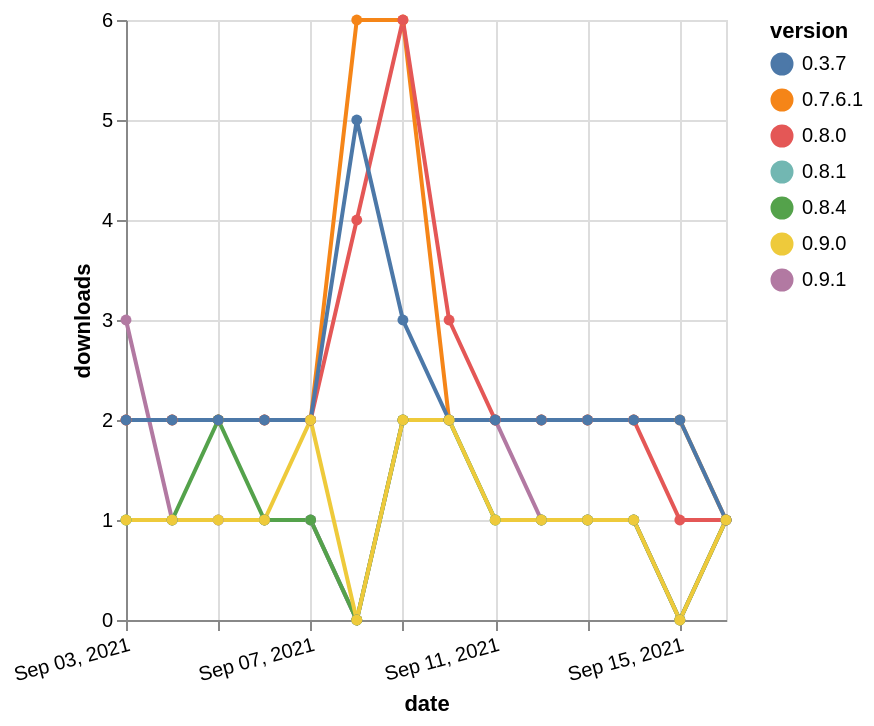

Vega-Lite specification stored for this chart:
### Vega-Lite specification from a JSON file in a GitHub repository (floating-point values rounded to 4 significant figures)
{"$schema": "https://vega.github.io/schema/vega-lite/v5.json", "description": "A simple bar chart with embedded data.", "data": {"values": [{"date": "2021-09-03", "total": 6340, "delta": 2, "version": "0.7.6.1"}, {"date": "2021-09-04", "total": 6342, "delta": 2, "version": "0.7.6.1"}, {"date": "2021-09-05", "total": 6344, "delta": 2, "version": "0.7.6.1"}, {"date": "2021-09-06", "total": 6346, "delta": 2, "version": "0.7.6.1"}, {"date": "2021-09-07", "total": 6348, "delta": 2, "version": "0.7.6.1"}, {"date": "2021-09-08", "total": 6354, "delta": 6, "version": "0.7.6.1"}, {"date": "2021-09-09", "total": 6360, "delta": 6, "version": "0.7.6.1"}, {"date": "2021-09-10", "total": 6362, "delta": 2, "version": "0.7.6.1"}, {"date": "2021-09-11", "total": 6364, "delta": 2, "version": "0.7.6.1"}, {"date": "2021-09-12", "total": 6366, "delta": 2, "version": "0.7.6.1"}, {"date": "2021-09-13", "total": 6368, "delta": 2, "version": "0.7.6.1"}, {"date": "2021-09-14", "total": 6370, "delta": 2, "version": "0.7.6.1"}, {"date": "2021-09-15", "total": 6372, "delta": 2, "version": "0.7.6.1"}, {"date": "2021-09-16", "total": 6373, "delta": 1, "version": "0.7.6.1"}, {"date": "2021-09-03", "total": 370, "delta": 1, "version": "0.8.1"}, {"date": "2021-09-04", "total": 371, "delta": 1, "version": "0.8.1"}, {"date": "2021-09-05", "total": 372, "delta": 1, "version": "0.8.1"}, {"date": "2021-09-06", "total": 373, "delta": 1, "version": "0.8.1"}, {"date": "2021-09-07", "total": 374, "delta": 1, "version": "0.8.1"}, {"date": "2021-09-08", "total": 374, "delta": 0, "version": "0.8.1"}, {"date": "2021-09-09", "total": 376, "delta": 2, "version": "0.8.1"}, {"date": "2021-09-10", "total": 378, "delta": 2, "version": "0.8.1"}, {"date": "2021-09-11", "total": 379, "delta": 1, "version": "0.8.1"}, {"date": "2021-09-12", "total": 380, "delta": 1, "version": "0.8.1"}, {"date": "2021-09-13", "total": 381, "delta": 1, "version": "0.8.1"}, {"date": "2021-09-14", "total": 382, "delta": 1, "version": "0.8.1"}, {"date": "2021-09-15", "total": 382, "delta": 0, "version": "0.8.1"}, {"date": "2021-09-16", "total": 383, "delta": 1, "version": "0.8.1"}, {"date": "2021-09-03", "total": 262, "delta": 3, "version": "0.9.1"}, {"date": "2021-09-04", "total": 263, "delta": 1, "version": "0.9.1"}, {"date": "2021-09-05", "total": 264, "delta": 1, "version": "0.9.1"}, {"date": "2021-09-06", "total": 265, "delta": 1, "version": "0.9.1"}, {"date": "2021-09-07", "total": 266, "delta": 1, "version": "0.9.1"}, {"date": "2021-09-08", "total": 266, "delta": 0, "version": "0.9.1"}, {"date": "2021-09-09", "total": 268, "delta": 2, "version": "0.9.1"}, {"date": "2021-09-10", "total": 270, "delta": 2, "version": "0.9.1"}, {"date": "2021-09-11", "total": 272, "delta": 2, "version": "0.9.1"}, {"date": "2021-09-12", "total": 273, "delta": 1, "version": "0.9.1"}, {"date": "2021-09-13", "total": 274, "delta": 1, "version": "0.9.1"}, {"date": "2021-09-14", "total": 275, "delta": 1, "version": "0.9.1"}, {"date": "2021-09-15", "total": 275, "delta": 0, "version": "0.9.1"}, {"date": "2021-09-16", "total": 276, "delta": 1, "version": "0.9.1"}, {"date": "2021-09-03", "total": 3644, "delta": 2, "version": "0.8.0"}, {"date": "2021-09-04", "total": 3646, "delta": 2, "version": "0.8.0"}, {"date": "2021-09-05", "total": 3648, "delta": 2, "version": "0.8.0"}, {"date": "2021-09-06", "total": 3650, "delta": 2, "version": "0.8.0"}, {"date": "2021-09-07", "total": 3652, "delta": 2, "version": "0.8.0"}, {"date": "2021-09-08", "total": 3656, "delta": 4, "version": "0.8.0"}, {"date": "2021-09-09", "total": 3662, "delta": 6, "version": "0.8.0"}, {"date": "2021-09-10", "total": 3665, "delta": 3, "version": "0.8.0"}, {"date": "2021-09-11", "total": 3667, "delta": 2, "version": "0.8.0"}, {"date": "2021-09-12", "total": 3669, "delta": 2, "version": "0.8.0"}, {"date": "2021-09-13", "total": 3671, "delta": 2, "version": "0.8.0"}, {"date": "2021-09-14", "total": 3673, "delta": 2, "version": "0.8.0"}, {"date": "2021-09-15", "total": 3674, "delta": 1, "version": "0.8.0"}, {"date": "2021-09-16", "total": 3675, "delta": 1, "version": "0.8.0"}, {"date": "2021-09-03", "total": 288, "delta": 1, "version": "0.8.4"}, {"date": "2021-09-04", "total": 289, "delta": 1, "version": "0.8.4"}, {"date": "2021-09-05", "total": 291, "delta": 2, "version": "0.8.4"}, {"date": "2021-09-06", "total": 292, "delta": 1, "version": "0.8.4"}, {"date": "2021-09-07", "total": 293, "delta": 1, "version": "0.8.4"}, {"date": "2021-09-08", "total": 293, "delta": 0, "version": "0.8.4"}, {"date": "2021-09-09", "total": 295, "delta": 2, "version": "0.8.4"}, {"date": "2021-09-10", "total": 297, "delta": 2, "version": "0.8.4"}, {"date": "2021-09-11", "total": 298, "delta": 1, "version": "0.8.4"}, {"date": "2021-09-12", "total": 299, "delta": 1, "version": "0.8.4"}, {"date": "2021-09-13", "total": 300, "delta": 1, "version": "0.8.4"}, {"date": "2021-09-14", "total": 301, "delta": 1, "version": "0.8.4"}, {"date": "2021-09-15", "total": 301, "delta": 0, "version": "0.8.4"}, {"date": "2021-09-16", "total": 302, "delta": 1, "version": "0.8.4"}, {"date": "2021-09-03", "total": 5108, "delta": 2, "version": "0.3.7"}, {"date": "2021-09-04", "total": 5110, "delta": 2, "version": "0.3.7"}, {"date": "2021-09-05", "total": 5112, "delta": 2, "version": "0.3.7"}, {"date": "2021-09-06", "total": 5114, "delta": 2, "version": "0.3.7"}, {"date": "2021-09-07", "total": 5116, "delta": 2, "version": "0.3.7"}, {"date": "2021-09-08", "total": 5121, "delta": 5, "version": "0.3.7"}, {"date": "2021-09-09", "total": 5124, "delta": 3, "version": "0.3.7"}, {"date": "2021-09-10", "total": 5126, "delta": 2, "version": "0.3.7"}, {"date": "2021-09-11", "total": 5128, "delta": 2, "version": "0.3.7"}, {"date": "2021-09-12", "total": 5130, "delta": 2, "version": "0.3.7"}, {"date": "2021-09-13", "total": 5132, "delta": 2, "version": "0.3.7"}, {"date": "2021-09-14", "total": 5134, "delta": 2, "version": "0.3.7"}, {"date": "2021-09-15", "total": 5136, "delta": 2, "version": "0.3.7"}, {"date": "2021-09-16", "total": 5137, "delta": 1, "version": "0.3.7"}, {"date": "2021-09-03", "total": 170, "delta": 1, "version": "0.9.0"}, {"date": "2021-09-04", "total": 171, "delta": 1, "version": "0.9.0"}, {"date": "2021-09-05", "total": 172, "delta": 1, "version": "0.9.0"}, {"date": "2021-09-06", "total": 173, "delta": 1, "version": "0.9.0"}, {"date": "2021-09-07", "total": 175, "delta": 2, "version": "0.9.0"}, {"date": "2021-09-08", "total": 175, "delta": 0, "version": "0.9.0"}, {"date": "2021-09-09", "total": 177, "delta": 2, "version": "0.9.0"}, {"date": "2021-09-10", "total": 179, "delta": 2, "version": "0.9.0"}, {"date": "2021-09-11", "total": 180, "delta": 1, "version": "0.9.0"}, {"date": "2021-09-12", "total": 181, "delta": 1, "version": "0.9.0"}, {"date": "2021-09-13", "total": 182, "delta": 1, "version": "0.9.0"}, {"date": "2021-09-14", "total": 183, "delta": 1, "version": "0.9.0"}, {"date": "2021-09-15", "total": 183, "delta": 0, "version": "0.9.0"}, {"date": "2021-09-16", "total": 184, "delta": 1, "version": "0.9.0"}]}, "width": "container", "mark": {"type": "line", "point": {"filled": true}}, "encoding": {"x": {"field": "date", "type": "temporal", "timeUnit": "yearmonthdate", "title": "date", "axis": {"labelAngle": -15}}, "y": {"field": "delta", "type": "quantitative", "title": "downloads"}, "color": {"field": "version", "type": "nominal"}, "tooltip": {"field": "delta"}}}
